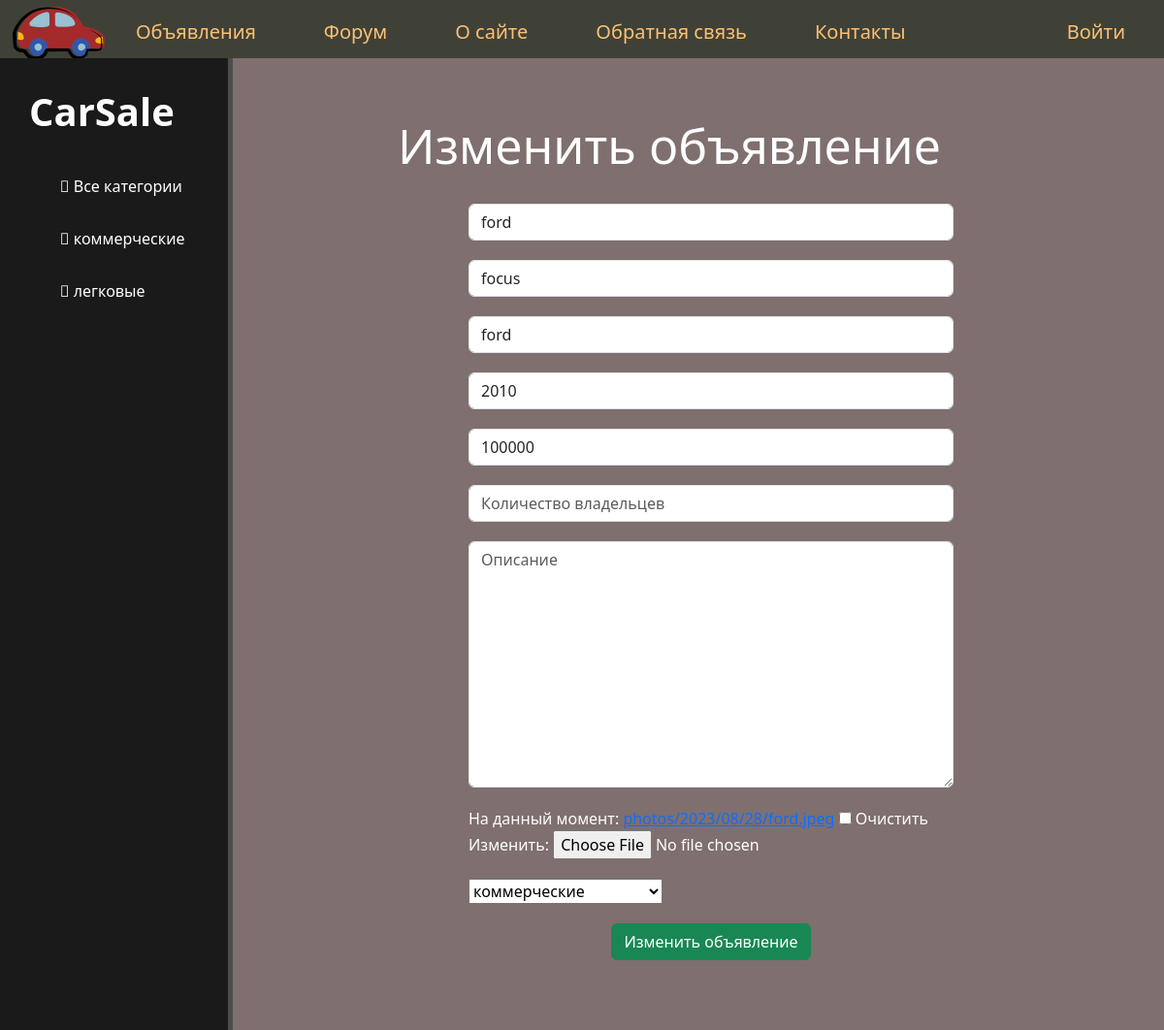
Before: /car/ford/update (upper part) with the older database file.
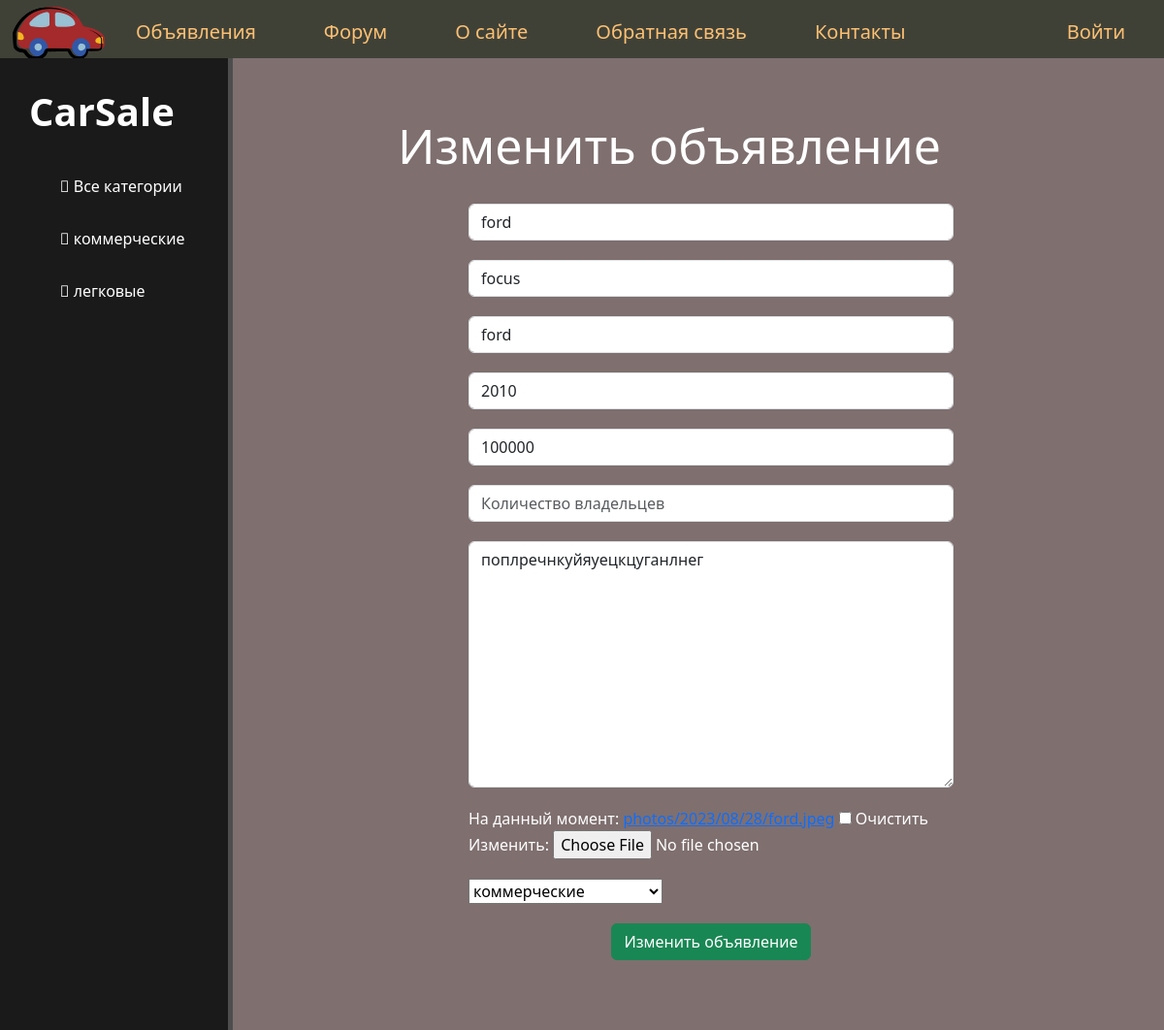
After: the same page with the newer database file.
### car/models.py (models this page shows, shortened)
class Car(models.Model):
    brand = models.CharField(max_length=255, verbose_name='марка автомобиля')
    slug = models.SlugField(
        max_length=255, unique=True, db_index=True, verbose_name="url"
        )
    model = models.CharField(max_length=255, verbose_name='модель автомобиля')
    time_create = models.DateTimeField(
        auto_now_add=True, verbose_name='время создания'
        )
    time_update = models.DateTimeField(auto_now=True)
    is_published = models.BooleanField(default=True, verbose_name='публикация')
    date = models.IntegerField(
        null=True, verbose_name='год выпуска автомобиля'
        )
    price = models.IntegerField(null=True, verbose_name='цена автомобиля')
    number_owners = models.IntegerField(
        null=True, blank=True, verbose_name='количество владельцев'
        )
    text = models.TextField(
        null=True, blank=True, verbose_name='описание автомобиля'
        )
    photo = models.ImageField(
        upload_to="photos/%Y/%m/%d/", verbose_name='фото автомобиля',
        blank=True,
        )
    cat = models.ForeignKey('Category_car', on_delete=models.PROTECT)
    class Meta:
        verbose_name = 'Машина'
        verbose_name_plural = 'Машины'
        ordering = ('-time_create', 'id')

### car/views.py (the view)
# urls.py: path('<slug:car_slug>/update', CarUpdateView.as_view(), name='update_car'),
class CarUpdateView(DataMixin, UpdateView):
    model = Car
    template_name = 'car/add.html'
    form_class = CarForm
    slug_url_kwarg = 'car_slug'
    def get_context_data(self, *, object_list=None, **kwargs):
        context = super().get_context_data(**kwargs)
        c_def = self.get_user_context(title='Изменить объявление', cat_selected = None)
        return dict(list(context.items()) + list(c_def.items()))

### car/models.py (called while the page is built)
    def get_absolute_url(self):
        return reverse('car:category', kwargs={'cat_slug': self.slug})

    def __str__(self):
        return self.name

### car/templatetags/car_tags.py (called while the page is built)
@register.inclusion_tag('forum/categories_car.html')
def categories_car(sort=None, cat_selected=0):
    if not sort:
        cats = Category_car.objects.all()
    else:
        cats= Category_car.objects.order_by(sort)
    return {'cats': cats, 'cat_selected': cat_selected}

### forum/utils.py (called while the page is built)
    def get_user_context(self, **kwargs):
        context = kwargs
        cats = Category_forum.objects.all()
        context['menu'] = menu
        context['cats'] = cats
        if 'cat_selected' not in context:
            context['cat_selected'] = 0
        return context

### car/templates/car/add.html (shortened to what this page needs)
{% extends 'base.html' %}
{% block content %}
<div class="features">
      <h1>{{ title }}</h1>
      <form method="post" enctype="multipart/form-data">
            {% for f in form %}
                  <p>{{ f }}</p>
            {% endfor %}
            {% if title == 'Изменить объявление' %}
                  <button class="btn btn-success" type="submit"> Изменить объявление</button>
            {% else %}
                  <button class="btn btn-success" type="submit"> Добавить объявление</button>
            {% endif %}
      </form>
</div>
{% endblock %}

Changed rows visible on the page:
changed Car "ford": text (not shown) → "поплречнкуйяуецкцуганлнег"
